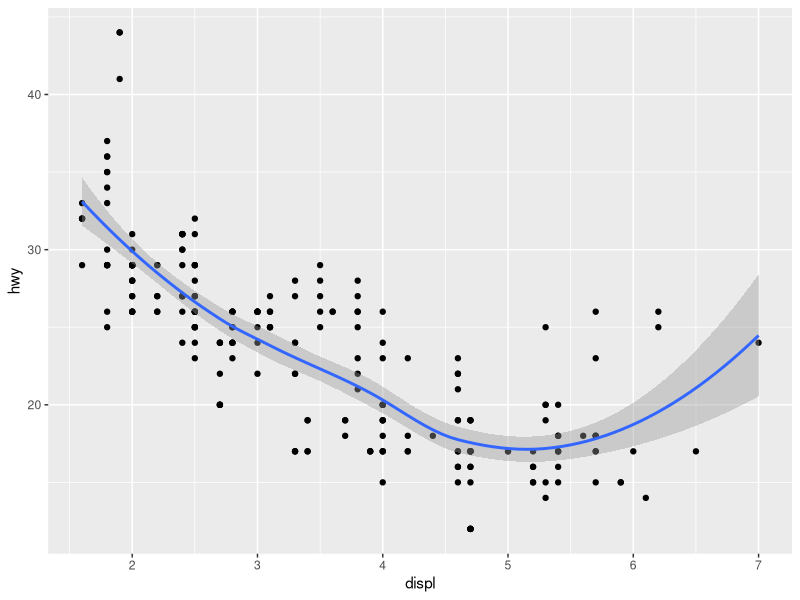
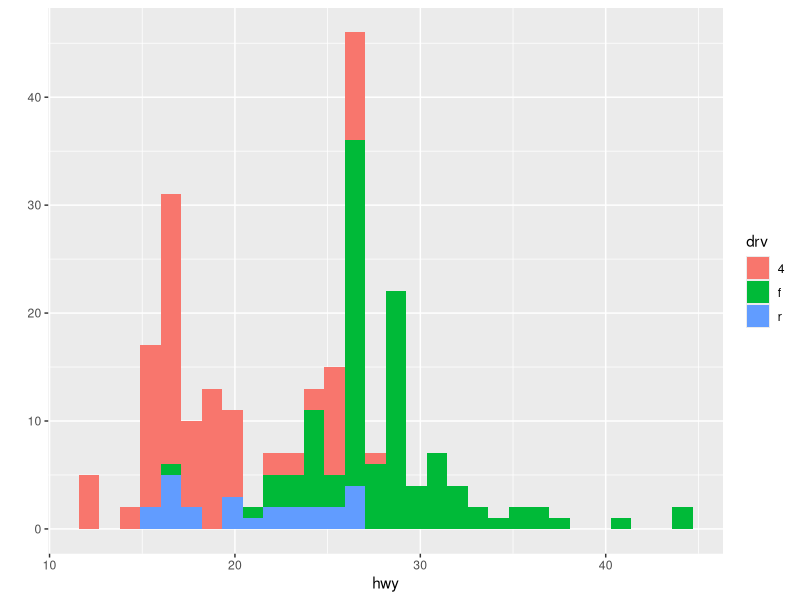
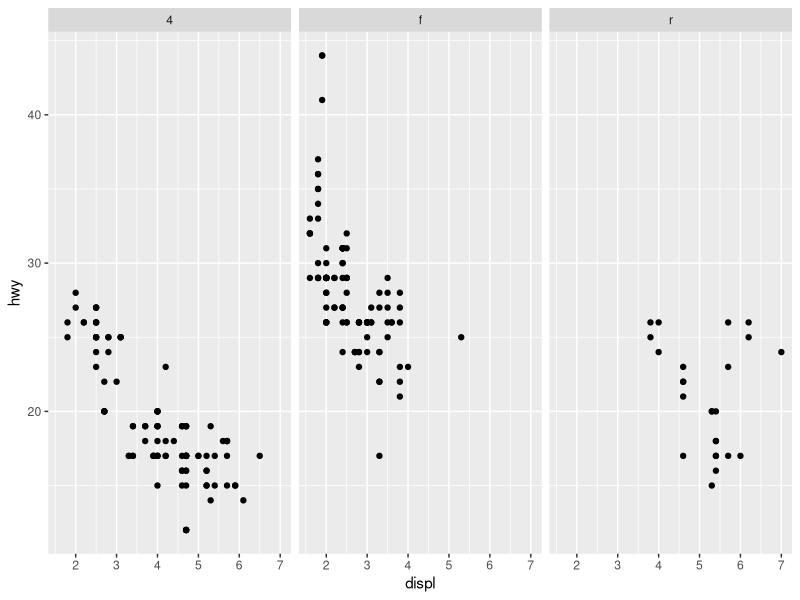
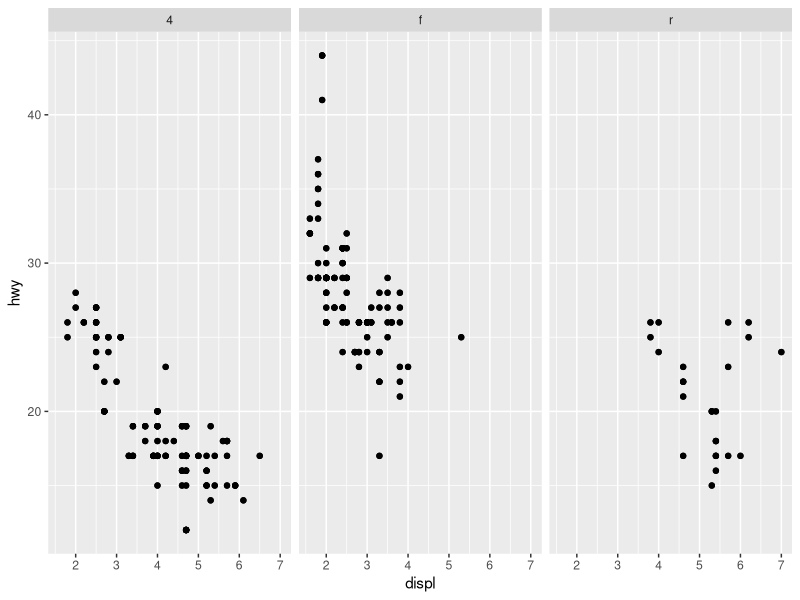
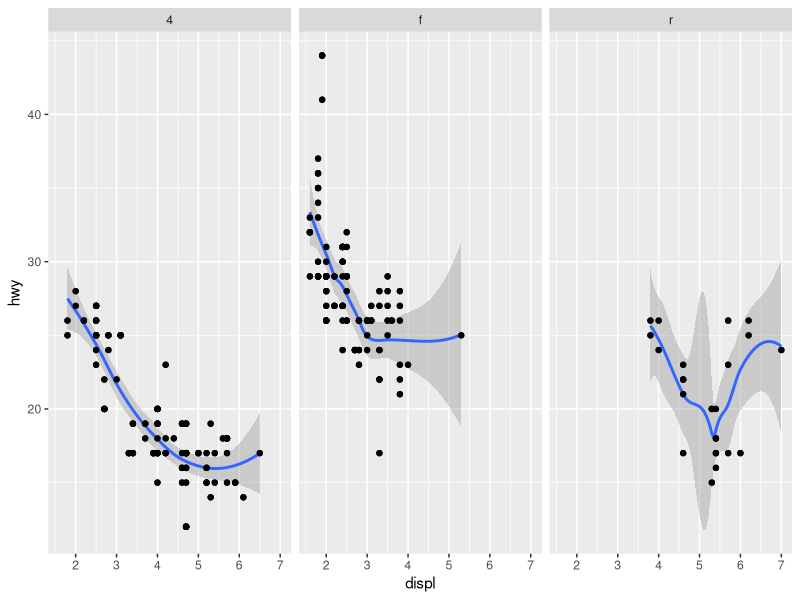
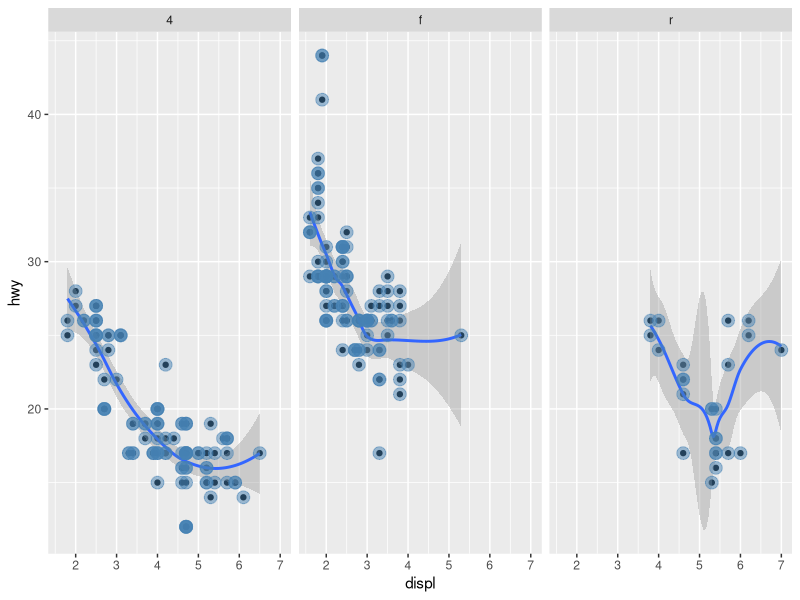
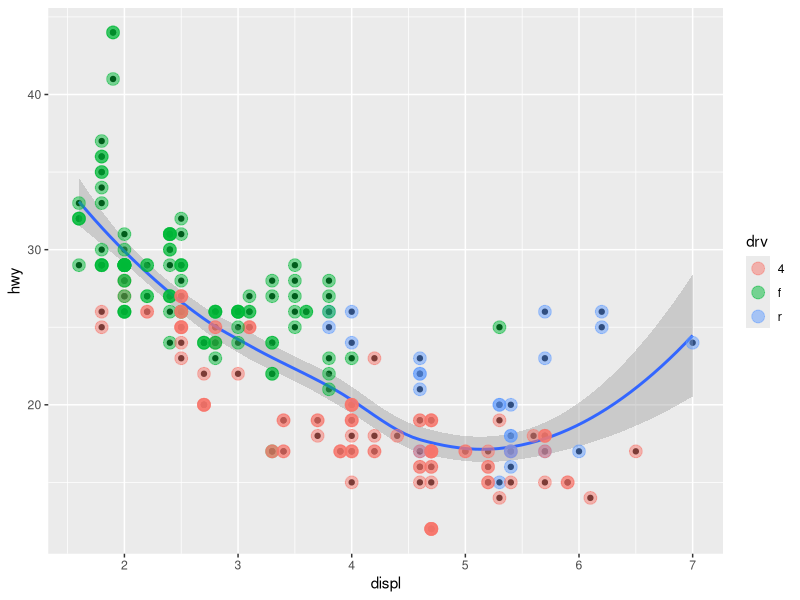
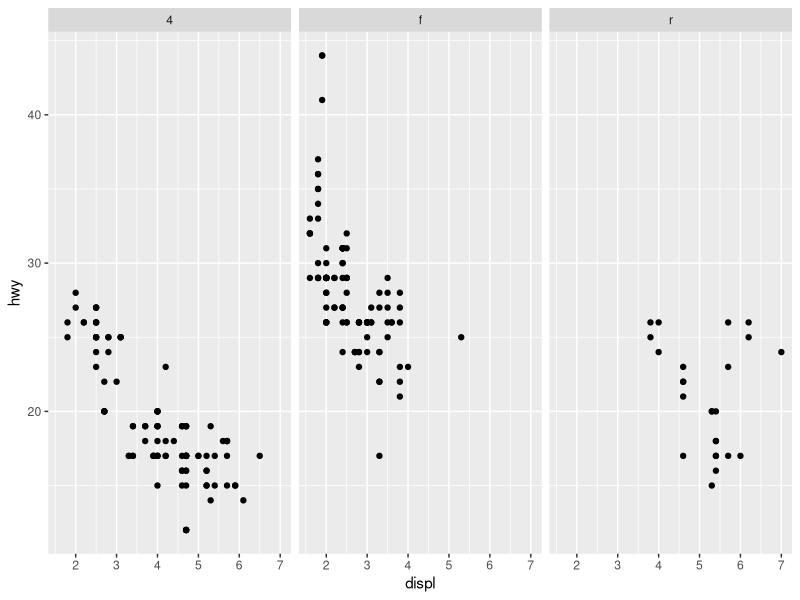

Write R code to recreate these figures, in order.
library(ggplot2)

str(mpg)

qplot(displ, hwy, data = mpg, geom = c("point", "smooth"))

qplot(hwy, data = mpg, fill = drv)

g <- qplot(displ, hwy, data = mpg)

g + facet_grid(. ~ drv) 

g + facet_grid(. ~ drv) + geom_point()

g + facet_grid(. ~ drv) + geom_smooth() + geom_point()

g + facet_grid(. ~ drv) + geom_smooth() + geom_point(color = "steelblue", size = 4, alpha = 1/2)

g + geom_smooth() + geom_point(aes(color = drv), size = 4, alpha = 1/2)

qplot(displ, hwy, data = mpg, facets = .~drv)

?geom_point
